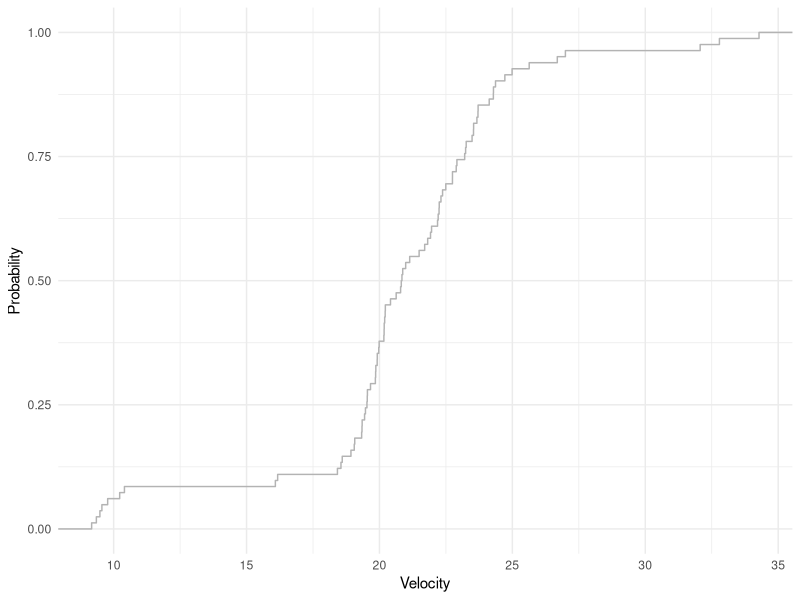
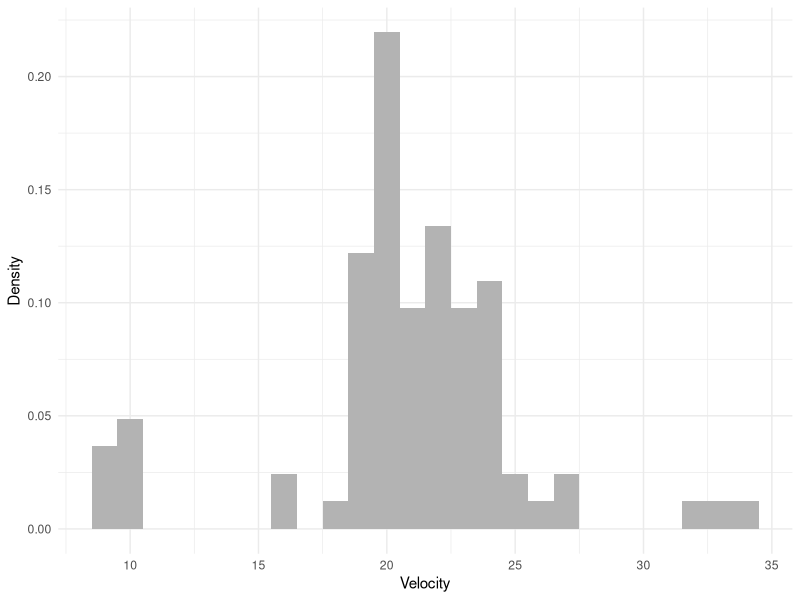
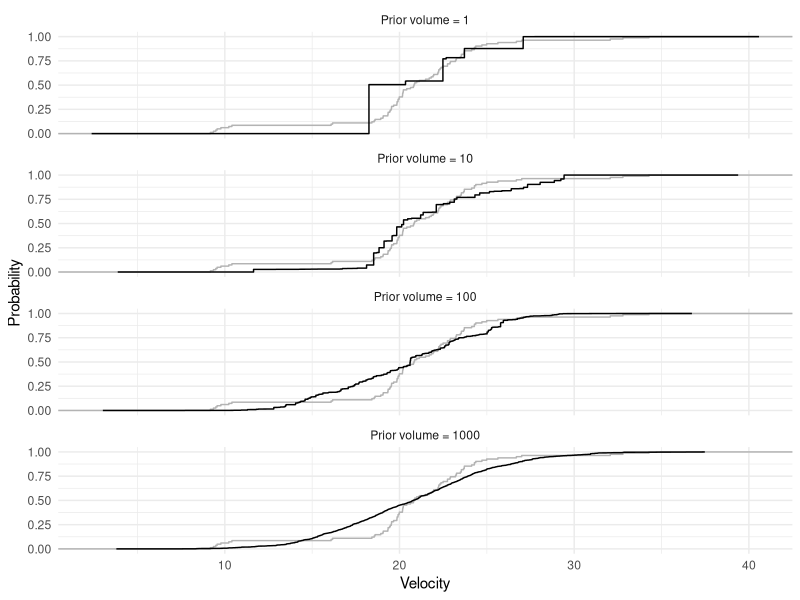
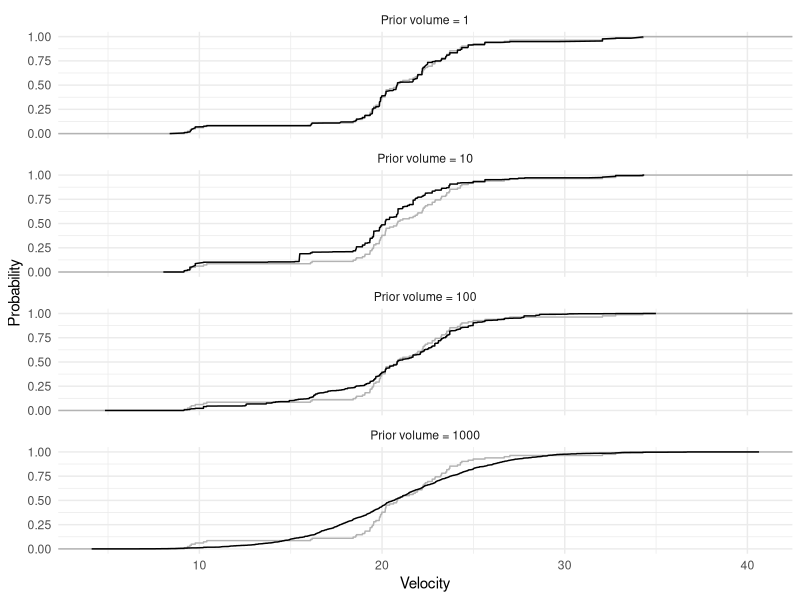
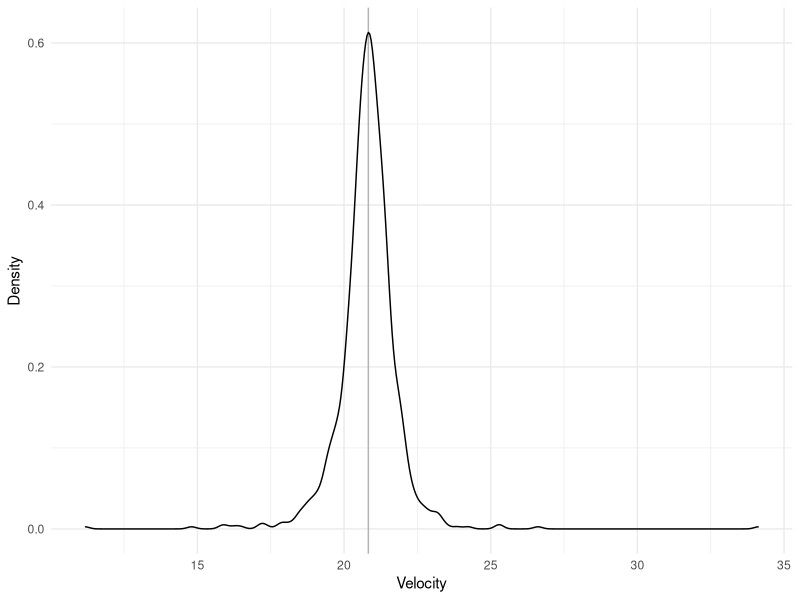
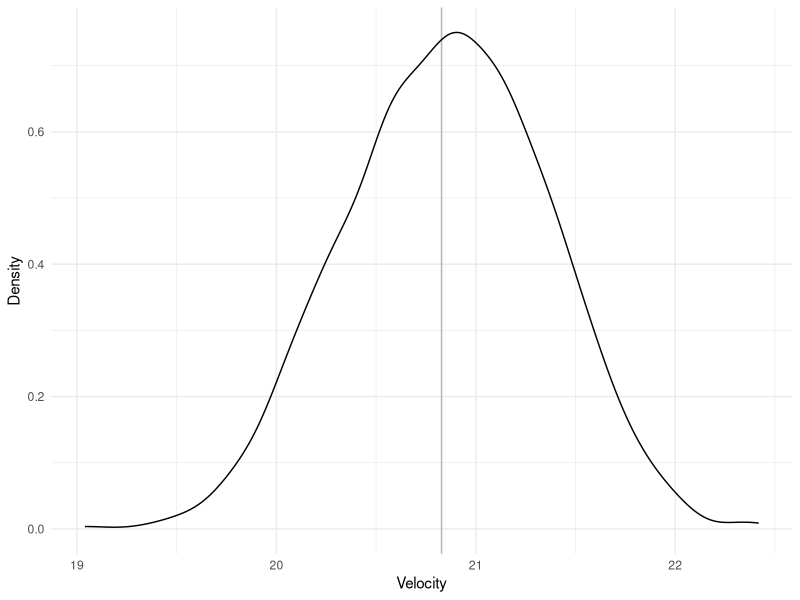
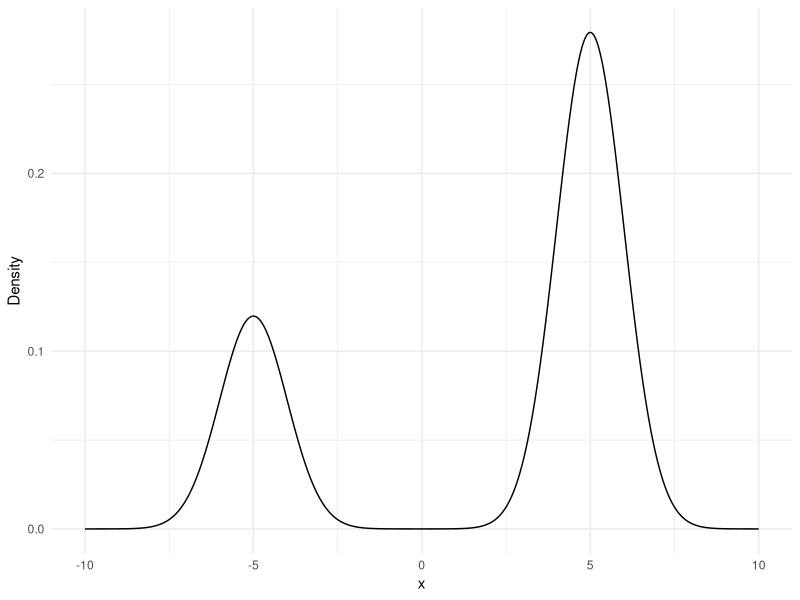
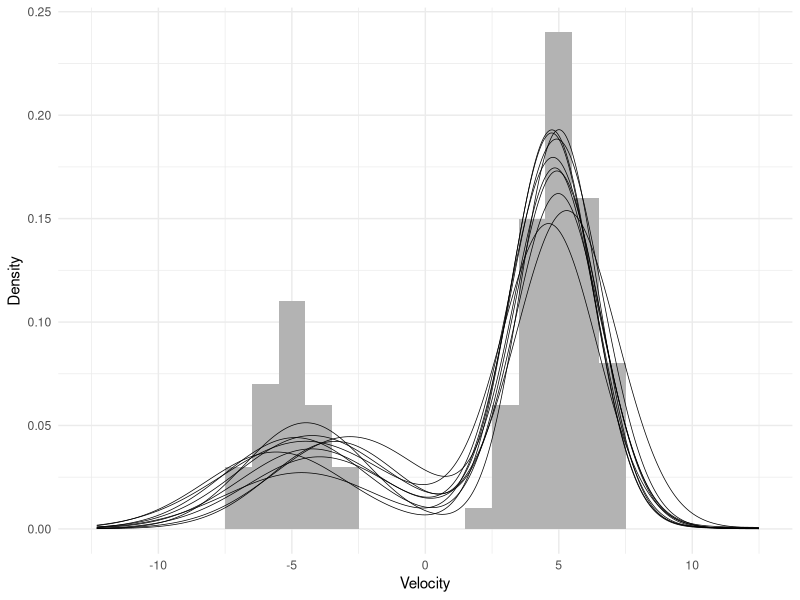

Here is the R script that generated these plots, in order:
## ---- chunk 1
library(MASS)
library(tidyverse)

theme_set(theme_minimal())
## ---- chunk 2
geom_reference <- function(data, type = 'cdf', binwidth = 1) {
  if (type == 'cdf') {
    stat_ecdf(data = data,
              mapping = aes(x),
              color = 'gray70')
  } else if (type == 'pdf') {
    geom_density(data = data,
                 mapping = aes(x),
                 color = 'gray70')
  } else if (type == 'histogram') {
    geom_histogram(data = data,
                   mapping = aes(x, y = ..count.. / sum(..count..)),
                   binwidth = binwidth,
                   fill = 'gray70')
  }
}
## ---- chunk 3
data <- tibble(x = galaxies / 1000)
## ---- chunk 4
ggplot() +
  geom_reference(data) +
  labs(x = 'Velocity', y = 'Probability')
## ---- chunk 5
ggplot() +
  geom_reference(data, type = 'histogram') +
  labs(x = 'Velocity', y = 'Density')
## ---- chunk 6
stick_break <- function(l, alpha, beta) {
  q <- rbeta(l, shape1 = alpha, shape2 = beta)
  q <- c(head(q, -1), 1)
  list(p = q * c(1, cumprod(1 - head(q, -1))), q = q)
}

nu_prior <- function(lambda = 1, mu0 = 0, sigma0 = 1) {
  sample_P0 <- function(l) rnorm(l, mean = mu0, sd = sigma0)
  list(sample_P0 = sample_P0, lambda = lambda)
}

nu_posterior <- function(x, lambda = 1, mu0 = 0, sigma0 = 1) {
  prior <- nu_prior(lambda = lambda, mu0 = mu0, sigma0 = sigma0)
  sample_P0 <- function(l) {
    i <- rbernoulli(l, p = lambda / (lambda + length(x)))
    i * prior$sample_P0(l) + (1 - i) * sample(x, l, replace = TRUE)
  }
  list(sample_P0 = sample_P0, lambda = lambda + length(x))
}

sample_DP <- function(l, nu) {
  x <- nu$sample_P0(l)
  p <- stick_break(l, 1, nu$lambda)$p
  tibble(x = x, p = p)
}

plot_distribution <- function(sample, reference) {
  sample <- sample %>%
    arrange(x) %>%
    mutate(p = cumsum(p))
  ggplot() +
    geom_reference(reference) +
    geom_line(data = sample, mapping = aes(x, p)) +
    labs(x = 'Velocity', y = 'Probability')
}
## ---- chunk 7
set.seed(42)

tibble(lambda = c(1, 10, 100, 1000)) %>%
  mutate(data = map(lambda, ~ sample_DP(l = 10000,
                                        nu = nu_prior(lambda = .x,
                                                      mu0 = mean(data$x),
                                                      sigma0 = sd(data$x))))) %>%
  unnest(data) %>%
  mutate(lambda = str_c('Prior volume = ', lambda)) %>%
  group_by(lambda) %>%
  plot_distribution(data) +
  facet_wrap(vars(lambda), ncol = 1)
## ---- chunk 8
set.seed(42)

tibble(lambda = c(1, 10, 100, 1000)) %>%
  mutate(data = map(lambda, ~ sample_DP(l = 10000,
                                        nu = nu_posterior(data$x,
                                                          lambda = .x,
                                                          mu0 = mean(data$x),
                                                          sigma0 = sd(data$x))))) %>%
  unnest(data) %>%
  mutate(lambda = str_c('Prior volume = ', lambda)) %>%
  group_by(lambda) %>%
  plot_distribution(data) +
  facet_wrap(vars(lambda), ncol = 1)
## ---- chunk 9
sample_P0_prior <- function(l, mu0 = 0, kappa0 = 3, nu0 = 3, sigma0 = 1) {
  sigma <- sqrt((nu0 * sigma0^2) / rchisq(l, nu0))
  mu <- rnorm(l, mu0, sigma / sqrt(kappa0))
  tibble(mu = mu, sigma = sigma)
}

sample_P0_posterior <- function(l, x, mu0 = mean(x), kappa0 = 3, nu0 = 3, sigma0 = sd(x)) {
  n1 <- length(x)
  if (n1 == 0) {
    mu1 <- 0
    ss1 <- 0
  } else {
    mu1 <- mean(x)
    ss1 <- sum((x - mu1)^2)
  }
  sample_P0_prior(
    l = l,
    mu0 = kappa0 / (kappa0 + n1) * mu0 + n1 / (kappa0 + n1) * mu1,
    kappa0 = kappa0 + n1,
    nu0 = nu0 + n1,
    sigma0 = sqrt((nu0 * sigma0^2 + ss1 + kappa0 * n1 / (kappa0 + n1) * (mu1 - mu0)^2) / (nu0 + n1))
  )
}

sample_Plambda_prior <- function(l, alpha0 = 2, beta0 = 0.1) {
  rgamma(l, alpha0, beta0)
}

sample_Plambda_posterior <- function(l, q, alpha0 = 2, beta0 = 0.1) {
  sample_Plambda_prior(
    l = l,
    alpha0 = alpha0 + length(q) - 1,
    beta0 = beta0 - sum(log(head(q, -1)))
  )
}

evaluate_Px <- function(x, theta) {
  dnorm(x, theta$mu, sqrt(theta$sigma))
}

evaluate_Pm_ <- function(draw, grid, type = 'cdf') {
  if (type == 'cdf') {
    method <- pnorm
  } else if (type == 'pdf') {
    method <- dnorm
  } else if (type == 'histogram') {
    method <- dnorm
  }
  bind_cols(draw$theta, tibble(p = draw$stick$p)) %>%
    mutate(.component = row_number()) %>%
    select(.component, everything()) %>%
    mutate(data = map2(mu, sigma, function(mu, sigma) {
                                  tibble(x = grid,
                                         y = method(grid, mu, sigma))
                                  })) %>%
    unnest(data) %>%
    group_by(x) %>%
    summarize(y = sum(p * y), .groups = 'drop')
}

evaluate_Pm <- function(draws, grid, ...) {
  process <- function(i) {
    evaluate_Pm_(draws[[i]], grid, ...) %>%
      mutate(.draw = i) %>%
      select(.draw, everything())
  }
  sapply(1:length(draws), process, simplify = FALSE) %>%
    bind_rows()
}

count_subjects <- function(m, k) {
  n <- rep(0, m)
  k <- as.data.frame(table(k))
  n[as.numeric(levels(k[ , 1]))[k[ , 1]]] <- k[ , 2]
  n
}

update_k <- function(x, state) {
  m <- length(state$stick$p)
  n <- length(x)
  x <- rep(x, each = m)
  theta <- state$theta %>% slice(rep(1:m, n))
  p <- matrix(evaluate_Px(x, theta), nrow = m, ncol = n)
  p <- sweep(p, 1, state$stick$p, `*`)
  p <- sweep(p, 2, colSums(p), `/`)
  apply(p, 2, function(p) sample(1:m, 1, prob = p))
}

update_stick <- function(x, state) {
  m <- length(state$stick$p)
  n <- count_subjects(m, state$k)
  alpha <- 1 + n
  beta <- state$lambda + sum(n) - cumsum(n)
  stick_break(m, alpha, beta)
}

update_theta <- function(x, state, ...) {
  m <- length(state$stick$p)
  sapply(1:m, function(i) sample_P0_posterior(1, x[state$k == i], ...),
         simplify = FALSE) %>%
    bind_rows()
}

update_lambda <- function(x, state, ...) {
  sample_Plambda_posterior(1, state$stick$q, ...)
}

sample_DPM <- function(x, m, l,
                       lambda0 = 1,
                       mu0_x = mean(x),
                       sigma0_x = sd(x),
                       sigma0_lambda = 10,
                       n0 = 3) {
  theta_prior <- list(
    mu0 = mu0_x,
    kappa0 = n0,
    nu0 = n0,
    sigma0 = sigma0_x
  )
  lambda_prior <- list(
    alpha0 = n0,
    beta0 = sqrt(n0) / sigma0_lambda
  )
  state <- list(
    k = sample(1:m, length(x), replace = TRUE),
    stick = stick_break(m, 1, lambda0),
    theta = do.call(sample_P0_prior, c(list(m), theta_prior)),
    lambda = lambda0
  )
  draws <- vector('list', l)
  for(i in 1:l) {
    state$k <- update_k(x, state)
    state$stick <- update_stick(x, state)
    state$theta <- do.call(update_theta, c(list(x, state), theta_prior))
    state$lambda <- do.call(update_lambda, c(list(x, state), lambda_prior))
    draws[[i]] <- state
  }
  draws
}

check_predictive <- function(draws, reference, size = 1000, type = 'cdf', ...) {
  grid <- seq(min(reference$x) - 5, to = max(reference$x) + 5, length.out = size)
  sample <- evaluate_Pm(draws, grid, type = type)
  ggplot() +
    geom_reference(reference, type = type, ...) +
    geom_line(data = sample, mapping = aes(x, y, group = .draw), size = 0.25) +
    labs(x = 'Velocity', y = 'Density')
}

summarize_inference <- function(draws, reference, size = 1000, type = 'cdf', ...) {
  grid <- seq(min(reference$x) - 5, to = max(reference$x) + 5, length.out = size)
  sample <- evaluate_Pm(draws, grid, type = type) %>%
    group_by(x) %>%
    summarize(y_mean = mean(y), .groups = 'drop')
  ggplot() +
    geom_reference(reference, type = type, ...) +
    geom_line(data = sample, mapping = aes(x, y_mean), size = 0.25) +
    labs(x = 'Velocity', y = 'Density')
}
## ---- chunk 10
set.seed(42)

sample_P0_prior(1000, mu0 = mean(data$x)) %>%
  ggplot() +
  geom_vline(xintercept = mean(data$x), color = 'gray70') +
  geom_density(aes(mu)) +
  labs(x = 'Velocity', y = 'Density')
## ---- chunk 11
set.seed(42)

sample_P0_posterior(1000, data$x) %>%
  ggplot() +
  geom_vline(xintercept = mean(data$x), color = 'gray70') +
  geom_density(aes(mu)) +
  labs(x = 'Velocity', y = 'Density')
## ---- chunk 12
data0 <- tibble(i = rbinom(100, 1, 0.3)) %>%
  mutate(x = i * rnorm(n(), -5, 1) + (1 - i) * rnorm(n(), 5, 1))

evaluate_Pm_(list(stick = list(p = c(0.3, 0.7)),
                  theta = tibble(mu = c(-5, 5), sigma = c(1, 1))),
             seq(-10, to = 10, length.out = 1000),
             type = 'pdf') %>%
  ggplot(aes(x, y)) +
  geom_line() +
  labs(y = 'Density')
## ---- chunk 13
set.seed(42)

draws <- sample_DPM(data0$x, 25, 1000)
check_predictive(sample(tail(draws, length(draws) / 2), 10), data0,
                 type = 'histogram')
## ---- chunk 14
set.seed(42)

draws <- sample_DPM(data$x, 25, 1000)
check_predictive(sample(tail(draws, length(draws) / 2), 10), data,
                 type = 'histogram')
## ---- chunk 15
tibble(value = sapply(draws, function(draw) length(unique(draw$k)))) %>%
  mutate(draw = row_number()) %>%
  ggplot(aes(draw, value)) +
  geom_line(size = 0.1) +
  labs(x = 'Iteration', y = 'Position')
## ---- chunk 16
summarize_inference(tail(draws, length(draws) / 2), data,
                    type = 'histogram')
